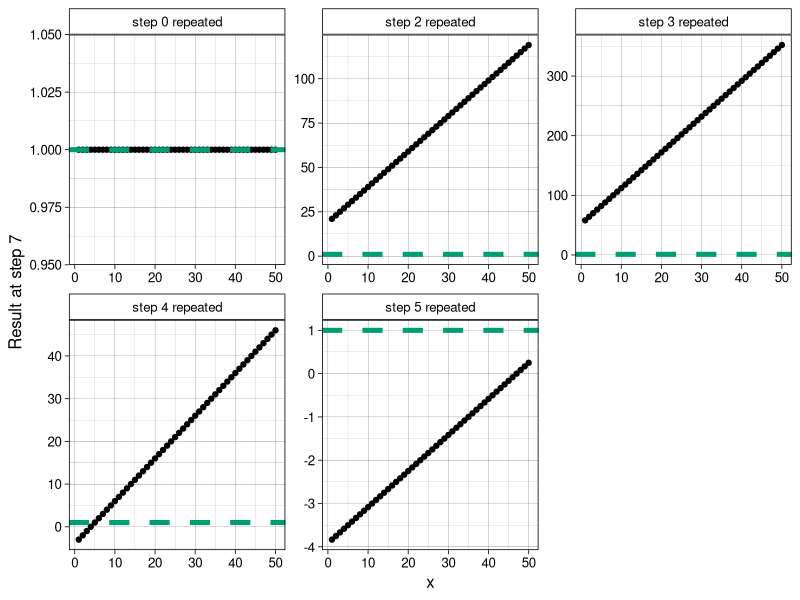

Source code (R):
## ---- chunk 1
knitr::opts_chunk$set(echo = TRUE)
## ---- chunk 2
# helper functions - each one calculates one of the steps 2-5
f2 <- function(x) (x + 9) * 2 # calculates step 2
f3 <- function(x) (x * 6) + 12 # calculates step 3
f4 <- function(x) x - 60 # calculates step 4
f5 <- function(x) (x / 12) - 4 # calculates step 5


magic_trick <- function(x, rep = 0){
   # x: a whole number from 1 to 50
   # rep: the step 2-5 to be repeated twice. If rep = 0 or 1. - no repetition 
   
    if(rep == 2){
        f <- f5(f4(f3(f2(f2(x)))))
        } else if(rep == 3){
            f <- f5(f4(f3(f3(f2(x)))))
            } else if(rep == 4){
                f <- f5(f4(f4(f3(f2(x))))) 
            } else if(rep == 5) {
                f <- f5(f5(f4(f3(f2(x)))))
                }
                else{
                    f <- f5(f4(f3(f2(x)))) - x
                    }    
            
    return(f)
}
## ---- chunk 3
x_values <- seq(1, 50, by = 1) # step 1: whole number from 1 to 50.
repeated <- c(0, 2, 3, 4, 5) # step to repeat. 0 corresponds to the original puzzle 

vals <- expand.grid(x_values, repeated)

library(purrr)
library(dplyr)
library(ggplot2)

res <- map2_dbl(vals$Var1, vals$Var2, magic_trick)

df <- data.frame(x = rep(x_values, 5), repeated = rep(repeated, each = 50), res = res) %>%
   mutate(repeated = paste0("step ", repeated, " repeated")) 


ggplot(df) +
   geom_point(aes(x = x, y = res)) +
   facet_wrap(. ~ repeated, scales = "free") +
   geom_hline(yintercept = 1, linetype = "dashed", linewidth = 1.7, col = "#009E73") +
   labs(y = "Result at step 7") +
   theme_linedraw(12) +
   theme(strip.background = element_rect(fill = "white")) +
   theme(strip.text.x = element_text(color = "black"))
